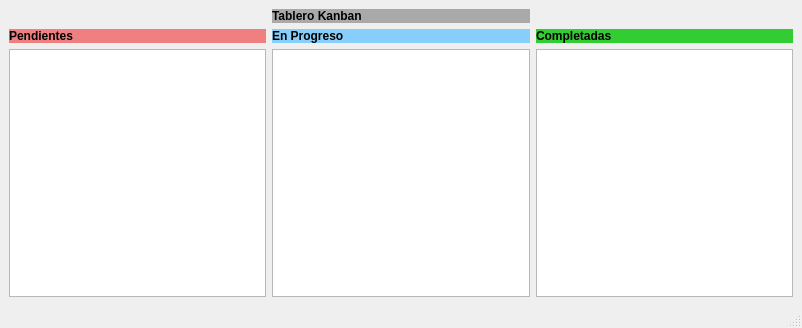
<?xml version="1.0" encoding="UTF-8"?>
<ui version="4.0">
 <class>MainWindow</class>
 <widget class="QMainWindow" name="MainWindow">
  <property name="geometry">
   <rect>
    <x>0</x>
    <y>0</y>
    <width>802</width>
    <height>328</height>
   </rect>
  </property>
  <property name="windowTitle">
   <string>MainWindow</string>
  </property>
  <widget class="QWidget" name="centralwidget">
   <layout class="QGridLayout" name="gridLayout">
    <item row="3" column="0">
     <widget class="QListWidget" name="lista_Pendientes"/>
    </item>
    <item row="3" column="1">
     <widget class="QListWidget" name="lista_EnProgreso"/>
    </item>
    <item row="2" column="1">
     <widget class="QLabel" name="label_EnProgreso">
      <property name="styleSheet">
       <string notr="true">background-color: #87CEFA;
text-transform: uppercase;
font: bold</string>
      </property>
      <property name="text">
       <string>En Progreso</string>
      </property>
     </widget>
    </item>
    <item row="3" column="2">
     <widget class="QListWidget" name="Lista_Completadas"/>
    </item>
    <item row="2" column="0">
     <widget class="QLabel" name="label_Pendientes">
      <property name="styleSheet">
       <string notr="true">background-color: #F08080;
text-transform: uppercase;
font: bold</string>
      </property>
      <property name="text">
       <string>Pendientes</string>
      </property>
     </widget>
    </item>
    <item row="2" column="2">
     <widget class="QLabel" name="label_Completadas">
      <property name="styleSheet">
       <string notr="true">background-color: #32CD32;
text-transform: uppercase;
font: bold</string>
      </property>
      <property name="text">
       <string>Completadas</string>
      </property>
     </widget>
    </item>
    <item row="1" column="1">
     <widget class="QLabel" name="label_Titulo">
      <property name="styleSheet">
       <string notr="true">background-color: #A9A9A9;
text-transform: uppercase;
font: bold;
text: center
</string>
      </property>
      <property name="text">
       <string>Tablero Kanban</string>
      </property>
     </widget>
    </item>
   </layout>
  </widget>
  <widget class="QStatusBar" name="statusbar"/>
 </widget>
 <resources/>
 <connections/>
</ui>
